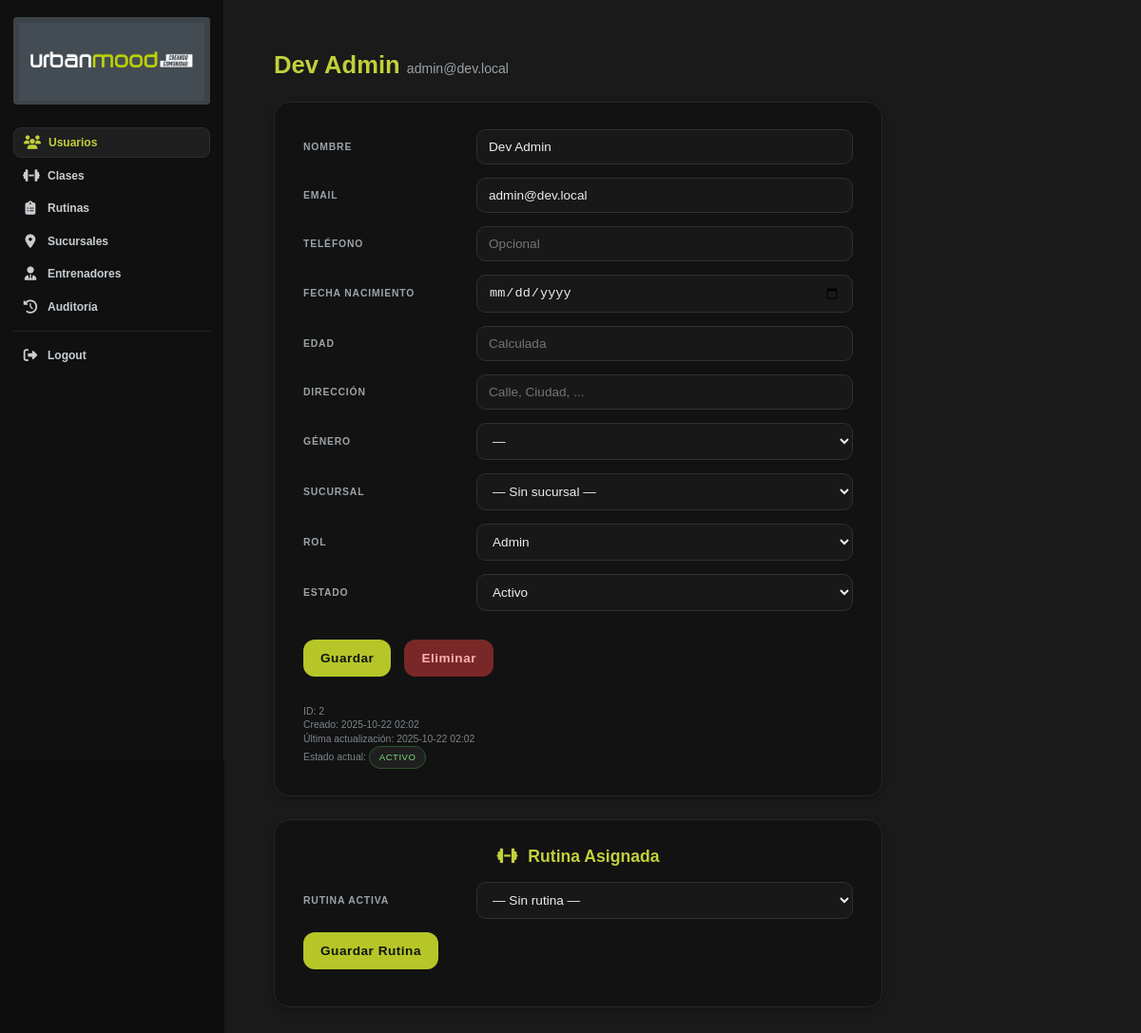
The page /admin/users/2 (signed in) on the database its author committed.
### models/user.py (models this page shows, shortened)
class User(Base):
    __tablename__ = 'users'
    id = Column(Integer, primary_key=True)
    email = Column(String(191), unique=True, nullable=False, index=True)
    password_hash = Column(String(255))  # nullable until invitation accepted
    name = Column(String(120), nullable=False)
    phone = Column(String(40))
    birth_date = Column(Date, nullable=True)
    address = Column(String(255))
    gender = Column(String(40), nullable=True)  # store value from controlled list
    role = Column(Enum(UserRole), nullable=False, default=UserRole.user, index=True)
    preferred_location_id = Column(Integer)  # future FK
    is_active = Column(Boolean, default=False, nullable=False)
    created_by_user_id = Column(Integer, ForeignKey('users.id'), nullable=True)
    created_at = Column(DateTime, default=datetime.utcnow, nullable=False)
    updated_at = Column(DateTime, default=datetime.utcnow, onupdate=datetime.utcnow, nullable=False)
    created_by = relationship('User', remote_side=[id], uselist=False)
    @property
    def age(self):
        if not self.birth_date:
            return None
        today = datetime.utcnow().date()
        years = today.year - self.birth_date.year - ((today.month, today.day) < (self.birth_date.month, self.birth_date.day))
        return years

### routes/admin.py (the view)
@admin_bp.route('/admin/users/<int:user_id>', methods=['GET'])
@require_admin
def user_detail(user_id):
    with SessionLocal() as db:
        user = db.query(User).filter(User.id==user_id).first()
        if not user:
            return jsonify({"success": False, "message": "No existe"}), 404
        sucursales = db.query(Sucursal).filter(Sucursal.is_active == True).order_by(Sucursal.name).all()
        active_assignment = db.query(RutinaUser).filter(
            RutinaUser.user_id == user_id,
            RutinaUser.is_active == True
        ).first()
        rutinas = db.query(Rutina).filter(Rutina.is_active == True).order_by(Rutina.name).all()
        return render_template('admin_user_detail.html', user=user, sucursales=sucursales,
                               active_assignment=active_assignment, rutinas=rutinas)

### app.py (called while the page is built)
@app.context_processor
def inject_session_flags():
    return {
        'logged_in': bool(session.get('uid')),
        'user_role': session.get('role')
    }

@app.after_request
def add_security_headers(response):
    response.headers.setdefault('X-Content-Type-Options', 'nosniff')
    response.headers.setdefault('X-Frame-Options', 'SAMEORIGIN')
    response.headers.setdefault('Referrer-Policy', 'strict-origin-when-cross-origin')
    if request.path.startswith('/static/'):
        response.headers.setdefault('Cache-Control', 'public, max-age=86400, immutable')
    return response

### routes/admin.py (called while the page is built)
def require_admin(f):
    @wraps(f)
    def wrapper(*args, **kwargs):
        if session.get('role') != UserRole.admin.value:
            return jsonify({"success": False, "message": "No autorizado"}), 403
        return f(*args, **kwargs)
    return wrapper

### templates/admin_user_detail.html (shortened to what this page needs)
<!DOCTYPE html>
<html lang="es">
<head>
  <link rel="stylesheet" href="/static/style.css">
  <link rel="stylesheet" href="https://cdnjs.cloudflare.com/ajax/libs/font-awesome/6.5.0/css/all.min.css">
</head>
<body>
  {% include '_admin_sidebar.html' %}
  <main class="admin-content">
  <h1>{{ user.name }} <small style="font-size:.55em;color:#9aa0a5;font-weight:400;">{{ user.email }}</small></h1>
  <div class="card">
    <form id="detail-form" action="javascript:void(0);">
      <div class="grid">
        <label>Nombre</label>
        <input name="name" value="{{ user.name }}" required>
        <label>Email</label>
        <input value="{{ user.email }}" disabled>
        <label>Teléfono</label>
        <input name="phone" value="{{ user.phone or '' }}" placeholder="Opcional">
        <label>Fecha Nacimiento</label>
        <input type="date" name="birth_date" value="{{ user.birth_date.strftime('%Y-%m-%d') if user.birth_date else '' }}">
        <label>Edad</label>
        <input value="{{ user.age if user.age is not none else '' }}" disabled placeholder="Calculada" title="Calculada automáticamente" />
        <label>Dirección</label>
        <input name="address" value="{{ user.address or '' }}" placeholder="Calle, Ciudad, ...">
        <label>Género</label>
        <select name="gender">
          {% set genders = [
            '','Masculino','Femenino','No binario','Transgénero','Transfemenino','Transmasculino','Intersexual','Queer','Agénero','Bigénero','Género fluido','Dos espíritus','Prefiero no decir','Otro'
          ] %}
          {% for g in genders %}
            <option value="{{ g }}" {% if user.gender==g %}selected{% endif %}>{{ g if g else '—' }}</option>
          {% endfor %}
        </select>
        <label>Sucursal</label>
        <select name="preferred_location_id">
          <option value="">— Sin sucursal —</option>
        </select>
        <label>Rol</label>
        <select name="role">
          <option value="admin" {% if user.role.value=='admin' %}selected{% endif %}>Admin</option>
        </select>
        <label>Estado</label>
        <select name="is_active">
          <option value="1" {% if user.is_active %}selected{% endif %}>Activo</option>
        </select>
      </div>
      <div class="actions">
        <button type="submit">Guardar</button>
        <button type="button" id="delete-btn" class="danger">Eliminar</button>
      </div>
    </form>
    <div class="meta">
      <div>ID: {{ user.id }}</div>
      <div>Creado: {{ user.created_at.strftime('%Y-%m-%d %H:%M') if user.created_at else '' }}</div>
      <div>Última actualización: {{ user.updated_at.strftime('%Y-%m-%d %H:%M') if user.updated_at else '' }}</div>
      <div>Estado actual: {% if user.is_active %}<span class="badge active">Activo</span>{% else %}<span class="badge inactive">Pendiente</span>{% endif %}</div>
    </div>
  </div>
  <div class="card" style="margin-top:24px;">
    <h2 style="margin:0 0 16px;font-size:1.1rem;color:#c2d03a;"><i class="fas fa-dumbbell" style="margin-right:6px;"></i> Rutina Asignada</h2>
    <div class="grid" style="grid-template-columns:160px 1fr;">
      <label>Rutina Activa</label>
      <select id="rutina-select" style="background:#181818;border:1px solid #303030;color:#eee;padding:10px 12px;border-radius:10px;font-size:.85rem;">
        <option value="">— Sin rutina —</option>
      </select>
    </div>
    <div style="margin-top:14px;">
      <button type="button" id="save-rutina-btn">Guardar Rutina</button>
    </div>
  </div>
  </main>
</body>
</html>

### static/style.css (style rules this page uses)
* { box-sizing: border-box; }
:root { --header-height: 60px; --header-height-mobile: 60px; --vh: 1vh; }
body { font-family: 'Be Vietnam Pro', sans-serif; margin: 0; padding: 0; background-color: #1a1a1a; color: #F2F2F2; scroll-behavior: smooth; overflow-x: hidden; width: 100%; max-width: 100%; }
html { overflow-x: hidden; width: 100%; max-width: 100%; }
main { padding: 1em; background-color: #1a1a1a; overflow-x: hidden; margin-top: 0; }
h2 { text-align: center; margin-bottom: 0.5em; font-size: 2.5em; }
.card { background-color: #2a2a2a; border: 1px solid #444; border-radius: 10px; padding: 1.5em; box-shadow: 0 4px 8px rgba(0,0,0,0.2); transition: transform 0.3s; }
@media (min-width: 769px) { :root { --header-height: 90px; } }

### templates/admin_user_detail.html (style rules this page uses)
body { background:#0d0d0d;color:#e5e7e8;font-family:'Poppins',sans-serif;margin:0;padding-left:236px;transition:none; }
.admin-content { opacity:0; animation:fadeIn 0.3s ease-out forwards; }
main { padding:46px 52px 80px; }
h1 { margin:8px 0 24px; font-size:1.6rem; color:#c2d03a; }
.card { background:#121212; border:1px solid #262626; border-radius:16px; padding:28px 30px; max-width:640px; }
.grid { display:grid; grid-template-columns:160px 1fr; gap:14px 22px; }
label { font-size:.65rem; letter-spacing:.08em; text-transform:uppercase; color:#9da3a8; font-weight:600; align-self:center; }
input, select, textarea { background:#181818; border:1px solid #303030; color:#eee; padding:10px 12px; border-radius:10px; font-size:.85rem; }
.actions { margin-top:30px; display:flex; gap:14px; }
button { background:#b6c628; color:#101410; font-weight:600; border:none; padding:12px 18px; border-radius:12px; cursor:pointer; font-size:.85rem; letter-spacing:.5px; }
button.danger { background:#7a2727; color:#ffb0b0; }
.meta { margin:30px 0 0; font-size:.65rem; color:#7d8489; line-height:1.4; }
.badge { display:inline-block; background:#1f1f1f; border:1px solid #303030; padding:4px 10px; border-radius:30px; font-size:.6rem; letter-spacing:.05em; text-transform:uppercase; }
.badge.active { color:#7edc7e; border-color:#2d5630; }

### rows shown on the page
User: name "Dev Admin", email "admin@dev.local", role "Admin", is_active "Activo", id "2", created_at "2025-10-22 02:02", updated_at "2025-10-22 02:02"

### other values the page prints
form field gender "—"
